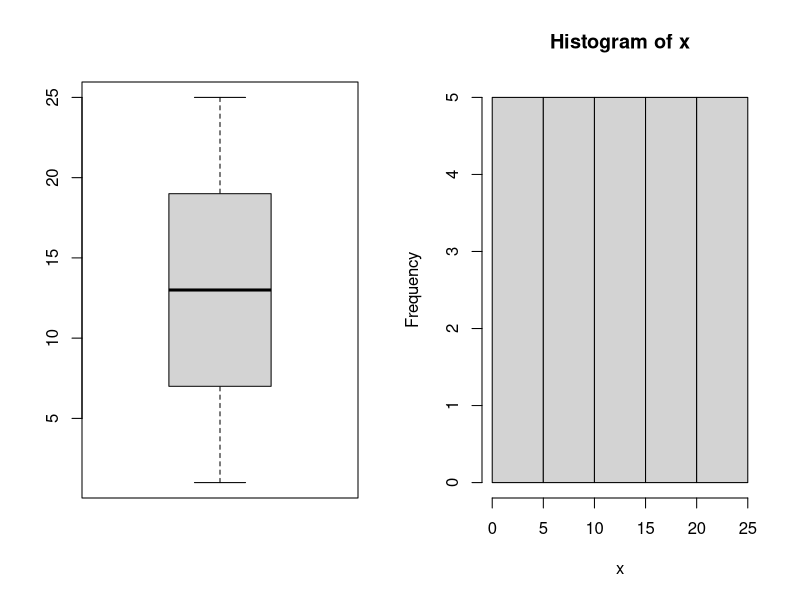
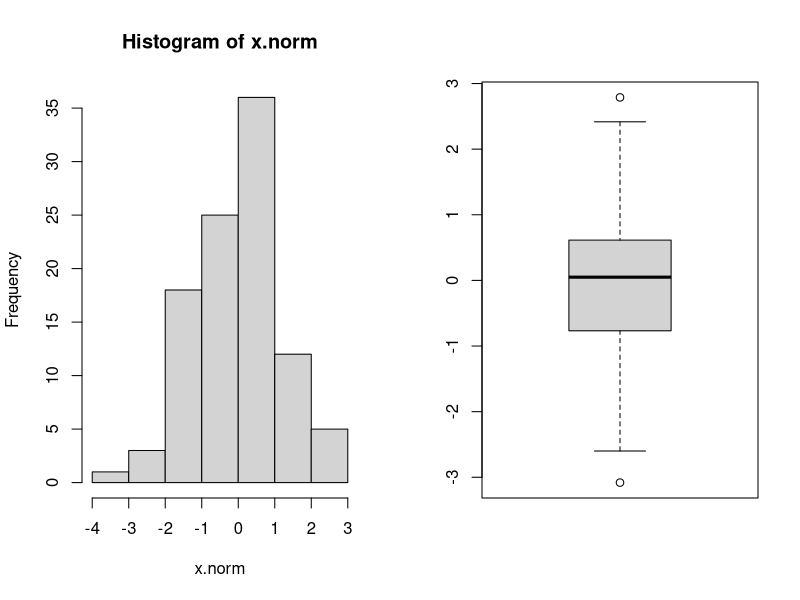
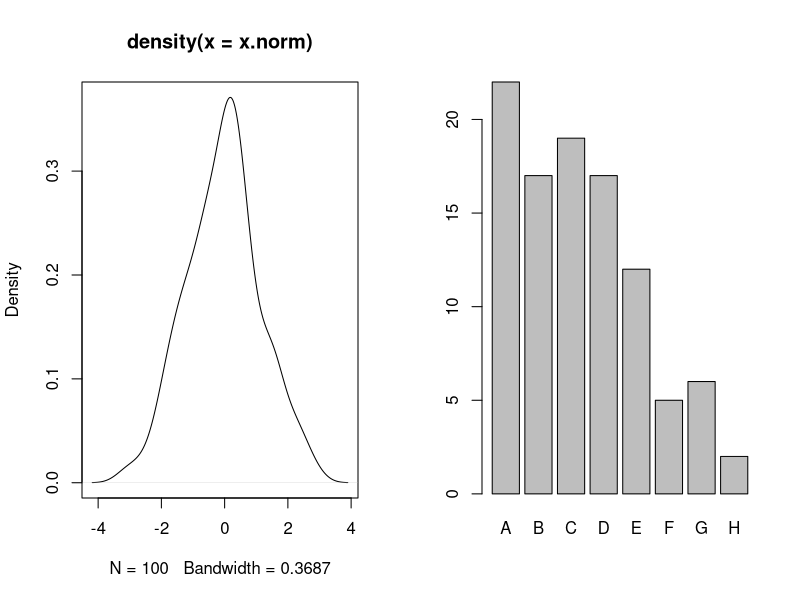
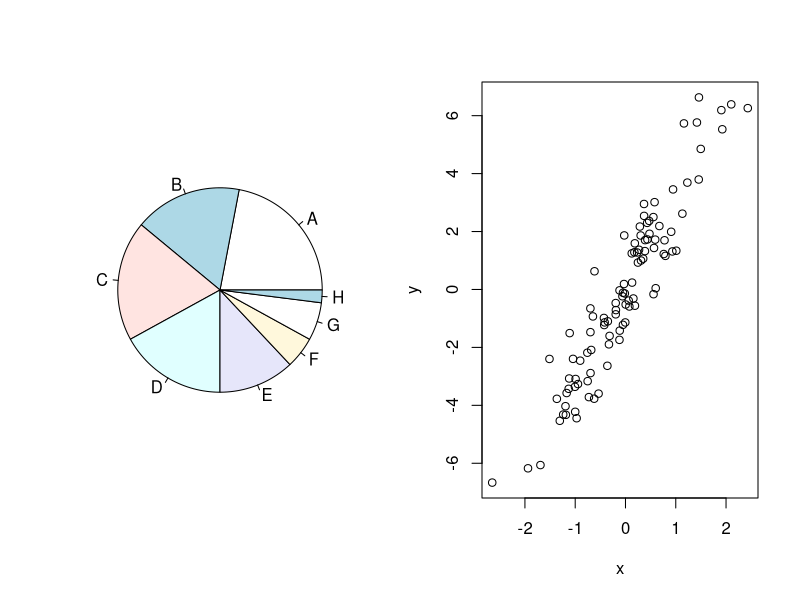
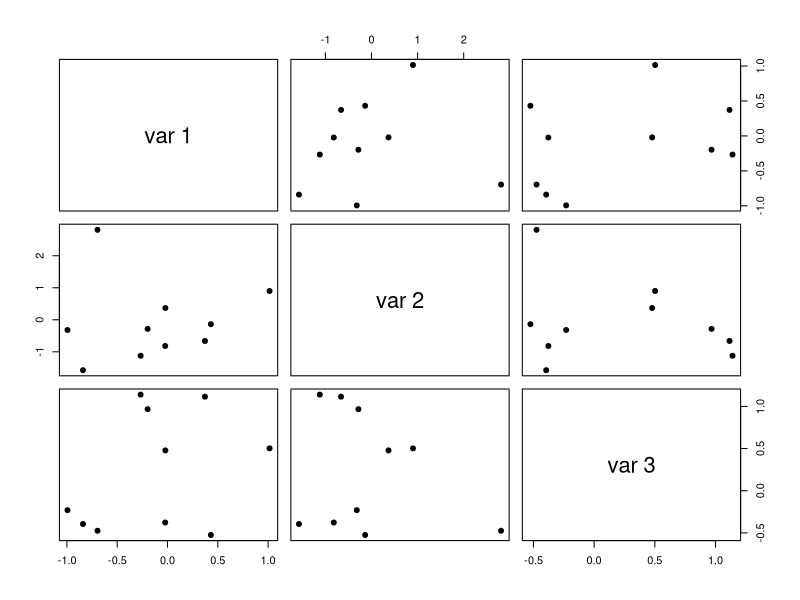
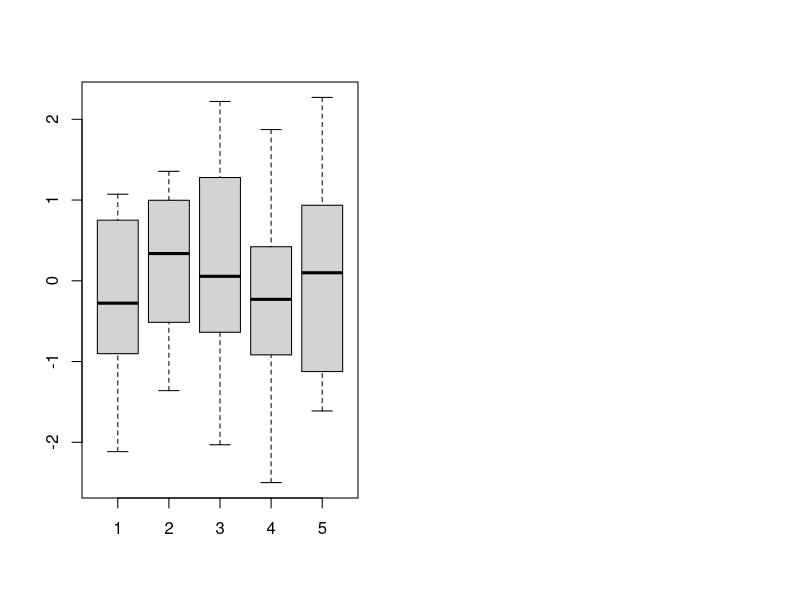
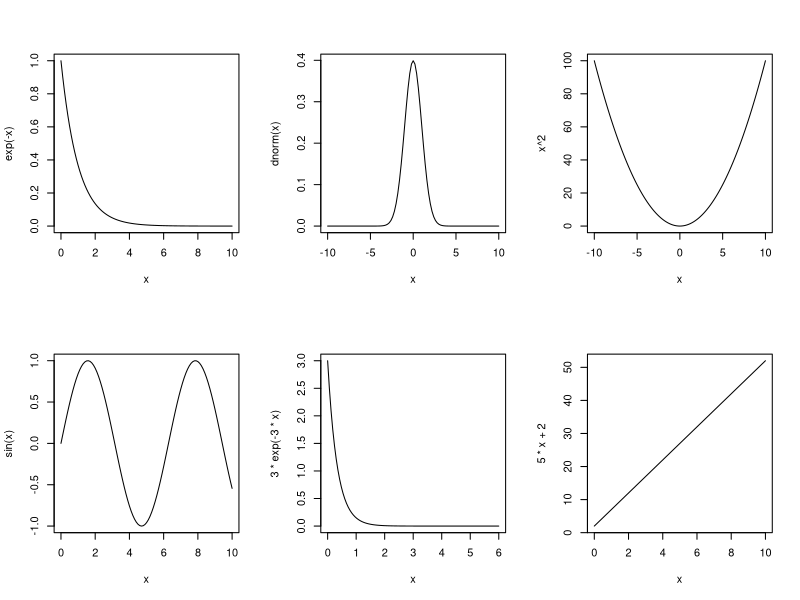
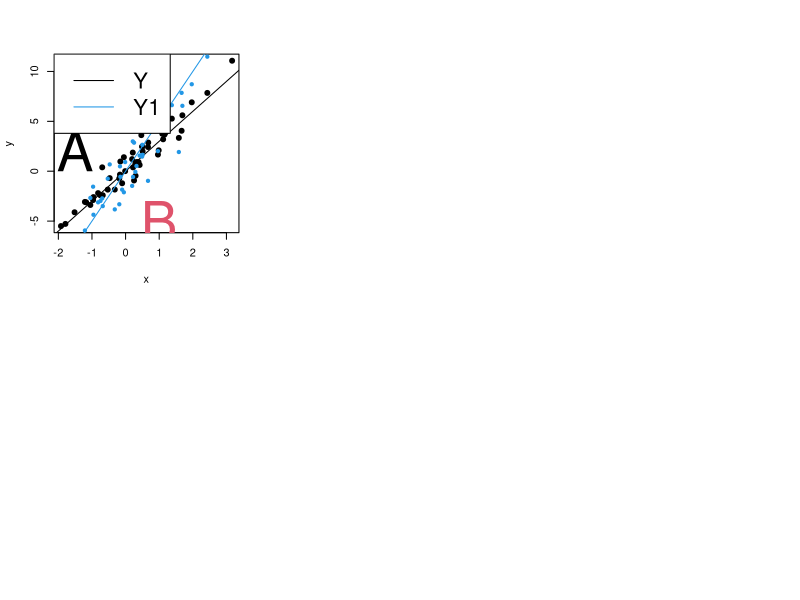

The R source for these figures, in order:
## ---- chunk 1
knitr::opts_chunk$set(echo = TRUE)
## ---- chunk 2
a <- 3 ^ 5
b = 3 ^ 5
a
b
## ---- chunk 3
NA
NaN ### 0/0
Inf ### 2/0
-Inf ### -2/0
pi
1e-3
## ---- chunk 4
abs(-2)
## ---- chunk 5
exp(10); log(2); log2(2); log(10); log10(10)
log(10, base = 10); log10(10);log(10, base = exp(1)); log(10)
## ---- chunk 6
2 ** 3; 2^3;2^0.5; sqrt(2)
## ---- chunk 7
x <- 1:25
mean(x)
var(x)
median(x)
quantile(x, c(0.1, 0.5, 0.7))
## ---- chunk 8
x <- c(1, 3, 5, 7, 9, 11)
y <- c(2, 4, 6, 8, 10, 12)
x
y
## ---- chunk 9
summary(x)
## ---- chunk 10
x <- c(1:25, NA)
par(mfrow = c(1, 2))
boxplot(x)
hist(x)
## ---- chunk 11
vt1 <- c(2:4)
vt2 <- c(3:6)
vt2 <- c(vt2, vt1)
vt2
vt2 <- c(vt2, vt1)
vt2
## ---- chunk 12
length(vt1)
length(vt2)
## ---- chunk 13
vt1[3]
vt2[c(3,5,7)]
## ---- chunk 14
vt1
vt1[-2]
vt2[-c(3:6)]
x <- c(3, 6, 9)
x * 3
x - 3
x ^ 3
y1 <- c(3, 2); y2 <- c(3, 2, 4);
x^y1
x^y2
## ---- chunk 15
c(1, 1, 2, 2, 3, 3, 4, 4, 5, 5, 6, 6, 7, 7, 8, 8, 9, 9, 10, 10) %% 2:3
## ---- chunk 16
c(1, 1, 2, 2, 3, 3, 4, 4, 5, 5, 6, 6, 7, 7, 8, 8, 9, 9, 10, 10) %% rep(2:3, 10)
## ---- chunk 17
rep(3, 12)
rep(seq(2, 10, 2), 2)
rep(c(1, 4), c(3, 2))
rep(seq(2, 10, 2), rep(3, 5))
Xvector <- rep(NA, 6)
Xvector[3] <- 12
Xvector[c(4:6)] <- rep(1, 3)
Xvector
## ---- chunk 18
Xvector[-(1:2)]
Xvector <- Xvector[-(1:2)]
Xvector
## ---- chunk 19
b <- c(3, 3, 3, 3, 5, 5, 1, 2, 10, 10, 8)
unique(b)
table(b)
## ---- chunk 20
B <- c(3, 1, 5, 4, 7); C <- c(23, 1, 44, 5, 3)
union(B, C)
intersect(B, C)
setdiff(B, C)
setequal(B, C)
## ---- chunk 21
a <- c(3, 4, 2, 7, 10, 23, 8, 9, 11)
sort(a)
sort(a, decreasing = TRUE)
## ---- chunk 22
a <- c(3, 4, 2, 7, 10, 23, 8, 9, 11)
inc.order <- order(a)
dec.order <- order(a, decreasing = TRUE)
inc.order
a[inc.order]
dec.order
a[dec.order]
## ---- chunk 23
a <- c(3, 4, 2, 7, 10, 23, 8, 9, 11)
a[5] <- -3
a[8] <- -1
a
vt1
vt1[-2]
vt2[-c(3:6)]
## ---- chunk 24
"Hello World!!!"
print("Hello R World!!!")
TEXT1 <- "Let's go to a game."
strsplit(TEXT1, " ")
TEXT2 <- "Hurry! We are late!"
strsplit(TEXT2, "!")
toupper(TEXT1)
tolower(TEXT2)
colors <- c("red", "yellow", "BLUE")
more.colors <- c(colors, "green", "cyan")
more.colors
z <- c("red", "green", 12)
z
## ---- chunk 25
colors <- c("red", "yellow", "blue")
substr(colors, 1, 3)
## ---- chunk 26
grep("y", more.colors)
grep("e", more.colors)
y.in.V <- grep("y", more.colors)
e.in.V <- grep("e", more.colors)
more.colors[y.in.V]
more.colors[e.in.V]
E.in.V <- grep("E", more.colors)
more.colors[E.in.V]
## ---- chunk 27
paste(colors, "line") ## with space
paste(colors, "line", sep = "" ) ## no space
## use ";" to seperate strings
paste("I like", colors, collapse = "; ")
## ---- chunk 28
colors <- c("red", "yellow", "blue")
f.c <- factor(colors)
f.c
levels(f.c)
as.integer(f.c)
## ---- chunk 29
c(3 < 5, 3 > 5)
c(3 <= 5, 3 >= 5)
3 == 5
3 != 5
#Boolean operations
A <- c(T, T, F, T, F); B <- c(3, 1, 5, 4, 7)
A
B[A]
!A
B[!A]
#How many TRUE (or FALSE) in the vector?
A <- c(T, T, F, T, F)
sum(A)
sum(!A)
#Compare the same location of elements individually
B <- c(3, 1, 5, 4, 7); C <- c(23, 1, 44, 5, 3)
B == C
D <- c(2, 5 ,6, 10)
B == D
## ---- chunk 30
is.null(c())
c(is.na(NA), is.na(2))
x1 <- 1:5
x2 <- c(1:3, 2.2)
x3 <- colors
c(is.integer(x1), is.numeric(x1), is.double(x1))
c(is.integer(x2), is.numeric(x2), is.double(x2))
c(is.character(x3), is.numeric(x3))
#Use “class( )” to identify the type of a vector
a <- c(3, 4, 2, 7, 10, 23, 8, 9, 11)
b <- c("red", "yellow", "blue")
c <- c(TRUE, FALSE)
d <- f.c
c(class(a), class(b), class(c), class(d))
c(class(2), class(2.0), class(as.integer(2)))
## ---- chunk 31
a <- 1:5; b <- 6:10;
c <- 11:15; d <- 16:20;
M1 <- rbind(a, b, c, d)
M1
M2 <- cbind(a, b, c, d)
M2
dim(M1)
dim(M2)
X <- 1:20
matrix(X, nrow = 4, ncol = 5)
matrix(X, nrow = 5, ncol = 4)
matrix(X, nrow = 4, ncol = 5, byrow = TRUE)
matrix(X, nrow = 5, ncol = 4, byrow = TRUE)
## ---- chunk 32
M1
dim(M1)
colnames(M1); rownames(M1);
colnames(M1) <- c("V1", "V2", "V3", "V4", "V5")
dimnames(M1)
dimnames(M2)
## ---- chunk 33
M1[2, 4];M1[c(2, 4), 3]; M1[c(2, 4), c(3, 5)];M1[, 4];
M1[c(2, 4), ]; M1[, c(3, 5)]
#Extract elements by names
M1[c("b", "c"), ]
#The names of columns are V1, V2, V3, V4, and V5. Take the rows of b and c and the columns of V2 and V5.
## ---- chunk 34
vec.X.v1 <- c()
Xn <- 3
for(n in 1:7){
Xn <- 2*Xn + 3
vec.X.v1 <- c(vec.X.v1, Xn)
}
vec.X.v1
## ---- chunk 35
n <- 10
ans <- 1
for(j in n:1){
ans <- ans * j
}
ans
factorial(n)
## ---- chunk 36
x0 <- 3; a <- 5; c <- 7; m <- 501
X <- rep(NA, 10)
for(j in 1:10){
x0 <- (a*x0+c) %% m
X[j] <- x0
}
X
round(X/m, 2)

x0 <- 3; a <- 5; c <- 7; m <- 501
X <- rep(NA, 11)
X[1] <- x0
for(j in 1:10){
X[j + 1] <- (a*X[j] + c) %% m
}
X[2:11]
round(X/m, 2)
## ---- chunk 37
C <- c(3, 4, NA, 12, 0.2, NA, -2)
for(i in 1:7){
if(is.na(C[i])) print(i)
}
na.loc <- c() 
for(i in 1:7){
if(is.na(C[i])) na.loc <- c(na.loc, i)
}
na.loc
## ---- chunk 38
j <- 1
while(j <= 8){
print(j)
j <- j + 1
}
## ---- chunk 39
#List all Fibonacci numbers less than 100. Use for() and if(condition) break
Fib1 <- 1
Fib2 <- 1
Fibonacci <- c(Fib1)
for(j in 1:1000){
if(Fib2 < 100){
Fibonacci <- c(Fibonacci, Fib2)
Fib1 <- Fibonacci[length(Fibonacci) - 1]
Fib2 <- Fib1 + Fibonacci[length(Fibonacci)]
}else{
break
}
}
Fibonacci
#List all Fibonacci numbers less than 100. Use repeat{ } and break.
Fib1 <- 1
Fib2 <- 1
Fibonacci <- c(Fib1)
repeat
{
if(Fib2 < 100){
Fibonacci <- c(Fibonacci, Fib2)
Fib1 <- Fibonacci[length(Fibonacci) - 1]
Fib2 <- Fib1 + Fibonacci[length(Fibonacci)]
}else{
break
}
}
Fibonacci
#List all Fibonacci numbers less than 100. Use repeat{ } and next.
Fib1 <- 1
Fib2 <- 1
Fibonacci <- c(Fib1)
for(j in 1:100){
if(Fib2 >= 100) next
Fibonacci <- c(Fibonacci, Fib2)
Fib1 <- Fibonacci[length(Fibonacci) - 1]
Fib2 <- Fib1 + Fibonacci[length(Fibonacci)]
#print(j)
}
Fibonacci
## ---- chunk 40
x <- c(0.8933, 0.2344, 0.0764, 0.7736)
x.percent <- round(100*x, digits = 1)
x.show <- paste(x.percent, "%", sep = "")
print(x.show)
cat(x.show)
#Find all perfect numbers smaller than 100. Show the results by print( ).
k <- 1
while(k < 100){
fac <- c()
for(j in 1:k){
if((k %% j) == 0) fac <- c(fac, j)
}
if(k == sum(fac[-length(fac)])){
out <- paste(paste(k, "=", sep=" "),
paste(fac[-length(fac)], collapse = " + "),
sep = " ")
print(out)
}
k <- k+1
}
## ---- chunk 41
f <- function(x){
3*x + 2
}
f(2); f(3); f(4)
make.percent <- function(x){
x.percent <- round(100*x, digits = 1)
x.show <- paste(x.percent, "%", sep = "")
cat(x.show)
}
make.percent(c(0.8933, 0.2344, 0.0764, 0.7736))
#You must tell what will be return when you use the function by return( ) or invisible( ). If you don’t put return( ) at the end of the function, it will treat the last line as the result automatically.
f <- function(x){
return(3*x + 2)
}
f(2)
## ---- chunk 42
f <- function(x, y){
x^2 + y^2
}
f(2, 2); f(2, 3); f(2, 4)
make.percent <- function(x, x.digits){
x.percent <- round(100*x, digits = x.digits)
x.show <- paste(x.percent, "%", sep = "")
return(x.show)
}
make.percent(c(0.8933, 0.2344, 0.0764, 0.7736), 0)
## ---- chunk 43
#Introuction to list( )
X <- list(a = 3, b = c(1,2,3,4,5), c = c("A", "B"))
X
#Extract an element from a list
X <- list(a = 3, b = c(1,2,3,4,5), c = c("A", "B"))
X$a
X[[2]]
X[["c"]]
#Use function( ) and list( )
#Example: perfect number
perfect.number <- function(a, b){
k <- a
res <- c()
ans <- list()
while(k < b){
fac <- c()
for(j in 1:k){
if((k %% j) == 0) fac <- c(fac, j)
}
if(k == sum(fac[-length(fac)])) {
res <- c(res, k)
ans[[paste(k)]] <- fac[-length(fac)]
}
k <- k+1
}
ans$number <- res
return(ans)
}
#Use invisible( ) to hide some output
perfect.number <- function(a, b){
k <- a
res <- c()
ans <- list()
while(k < b){
fac <- c()
for(j in 1:k){
if((k %% j) == 0) fac <- c(fac, j)
}
if(k == sum(fac[-length(fac)])) {
res <- c(res, k)
ans[[paste(k)]] <- fac[-length(fac)]
}
k <- k+1
}
print(res)
ans$number <- res
return(invisible(ans))
}
## ---- chunk 44
colors <- c("red", "yellow", "blue")
numbers <- c(1, 2, 3)
colors.and.numbers <- data.frame(colors, numbers,
more.numbers = c(4, 5, 6))
colors.and.numbers
str(colors.and.numbers)
#Types in a data frame: character
colors <- c("red", "yellow", "blue")
numbers <- c(1, 2, 3)
colors.and.numbers <- data.frame(colors, numbers,
more.numbers = c(4, 5, 6),
stringsAsFactors = FALSE)
str(colors.and.numbers)
#Add column and row vectors into a data frame
data1 <- data.frame(colors, numbers, more.numbers = c(4, 5, 6))
data1 <- rbind(data1, c("black", 3, 5))
data1
#More on data.frame(): add columns
colors <- c("red", "yellow", "blue")
number1 <- c(1, 2, 3)
number2 <- c(10, 11, 12)
colors.and.numbers <- data.frame(colors, number1) ## construct data.frame
colors.and.numbers$more.numbers <- c(4, 5, 6) ## add one column
colors.and.numbers <- cbind(colors.and.numbers, number2) ## add one column
colors.and.numbers
## ---- chunk 45
x.norm <- rnorm(100, mean=0, sd=1)
hist(x.norm)
boxplot(x.norm) 
plot(density(x.norm))
x <- sample(c(1:8), 100, replace=TRUE, prob=c(8:1))
x <- table(x)
names(x) <- c("A", "B", "C", "D", "E", "F", "G", "H")
barplot(x)
pie(x)
#Scatter plot is for the correlation between two variables
x <- rnorm(100)
y <- 3*x + rnorm(100, 0, 1)
plot(x, y)
X <- matrix(rnorm(30), 10, 3) ## use matrix
pairs(X, pch = 19)
X <- matrix(rnorm(50), 10, 5) ## use matrix
boxplot(X)
## ---- chunk 46
#curve(. . . )
par(mfrow = c(2, 3))
curve(exp(-x), 0, 10)
curve(dnorm(x), -10, 10)
curve(x^2, -10, 10)
curve(sin, 0, 10)
curve(3*exp(-3*x), 0, 6)
curve(5*x+2, 0, 10)
## ---- chunk 47
x <- rnorm(50)
y <- 3*x + rnorm(50, 0, 1)
y1 <- 5*x + rnorm(50, 0, 2)
plot(x, y, type = "p", pch = 19)
abline(a = 0, b = 3)
points(x, y1, col = 4, pch = 20)
abline(a = 0, b = 5, col = 4)
text(-1.5, 2, "A", cex = 5)
text(1, -5, "B", cex = 5, col = 2)
legend("topleft", c("Y", "Y1"), col = c(1,4), lty = c(1, 1),
cex = 2)
## ---- chunk 48
A <- matrix(rnorm(1500), 10, 3)
apply(A, 1, sum); rowSums(A)
apply(A, 2, sum); colSums(A)
## ---- chunk 49
C <- list(a = 1:10, beta = exp(-3:3))
lapply(C, mean)
par(mfrow = c(1, 2))
lapply(C, hist)
## ---- chunk 50
sapply(C, summary)
sapply(C, summary, simplify = FALSE)
